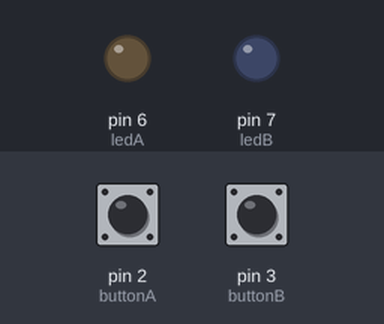
The sketch below on a simulated Arduino Uno, built with avr-gcc and run on an emulated ATmega328P. Parts: output pins drawn as LEDs (lit = HIGH). The test bench sets the inputs (shaded band); at power-on: pin 2 (buttonA) HIGH, pin 3 (buttonB) HIGH.

Above: at 1.2 s.
1.3 s: pin 2 (buttonA) pulled LOW for 0.15 s
At 1.37 s:
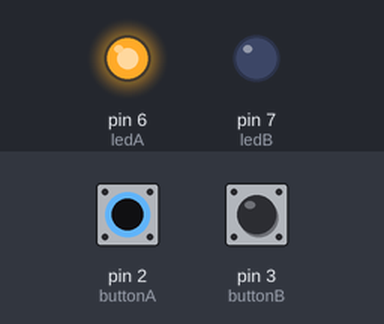
2.9 s: pin 3 (buttonB) pulled LOW for 0.15 s
At 3.6 s:
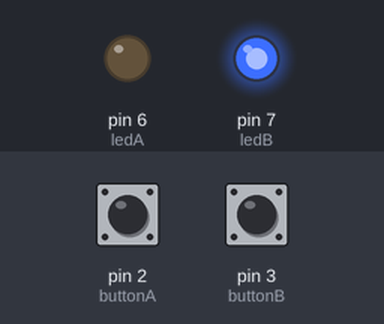
5.5 s: pin 3 (buttonB) pulled LOW for 3.2 s
At 9.4 s:
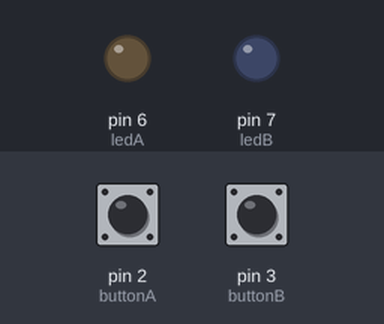
10.5 s: pin 2 (buttonA) pulled LOW for 3.2 s
At 11.7 s:
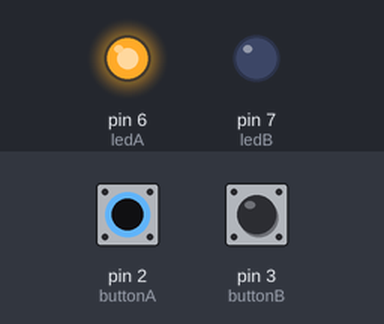
15.2 s: pin 2 (buttonA) driven LOW and pin 3 (buttonB) driven LOW
At 17.1 s:
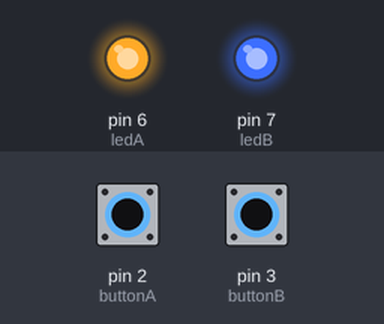
Timing chart, 0 to 18.5 s (numbered marks = the images above; inputs shaded):
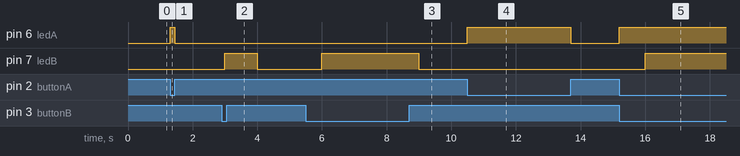

The sketch:

Task3-1.ino
```cpp
#include <TimerOne.h>
const int buttonA = 2;
const int ledA = 6;
const int buttonB = 3;
const int ledB = 7;
void timerISR() {
  if (digitalRead(buttonA) == LOW) {
    digitalWrite(ledA, HIGH);
  } else {
    digitalWrite(ledA, LOW);
  }
}
void setup() {
  pinMode(buttonA, INPUT_PULLUP);
  pinMode(buttonB, INPUT_PULLUP);
  pinMode(ledA, OUTPUT);
  pinMode(ledB, OUTPUT);
  Timer1.initialize(50000);
  Timer1.attachInterrupt(timerISR);
}
void loop() {
  if (digitalRead(buttonB) == LOW) {
    digitalWrite(ledB, HIGH);
  } else {
    digitalWrite(ledB, LOW);
  }
  delay(1000);
}
```

Measured:
- after the input at 1.3 s, pin 6 (ledA): LOW → HIGH at once, → LOW 0.15 s later
- after the input at 2.9 s, pin 7 (ledB): LOW → HIGH after 0.10 s, → LOW 1.0 s later
- after the input at 5.5 s, pin 7 (ledB): LOW → HIGH after 0.50 s, → LOW 3.0 s later
- after the input at 10.5 s, pin 6 (ledA): LOW → HIGH at once, → LOW 3.2 s later
- after the input at 15.2 s, pin 6 (ledA): LOW → HIGH at once; pin 7 (ledB): LOW → HIGH after 0.80 s
